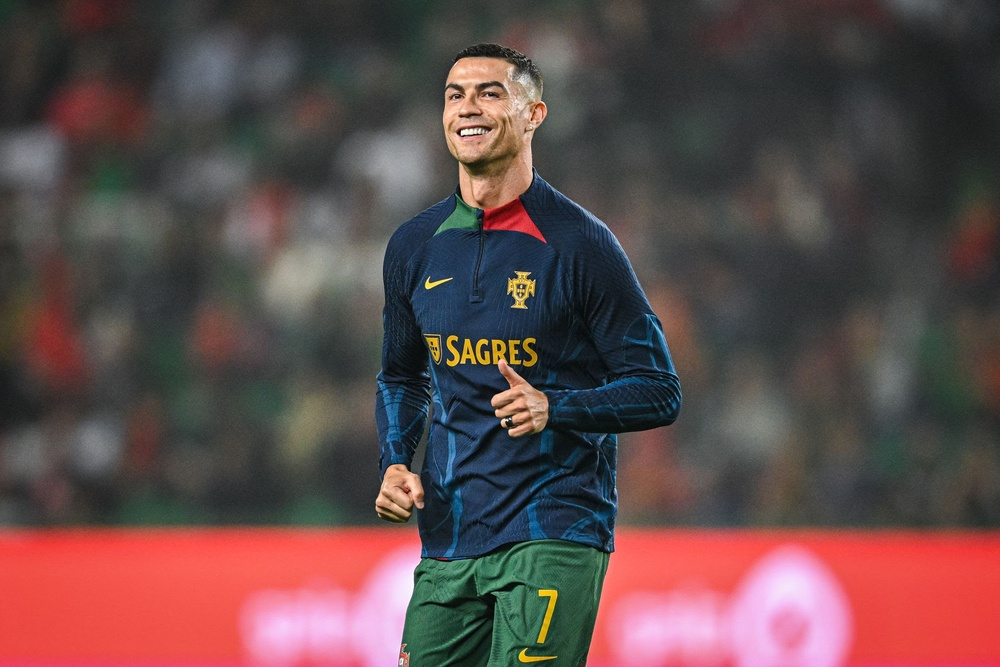
#> input picture ronaldo.jpeg, 1000 x 667 px, shrunk from 2048 x 1365 before the run
$ python 1monthsincechristmas.py
#> lines starting #> are read from the running program, lines starting #| are printed output that depends on the picture
import cv2

image = cv2.imread('ronaldo.jpeg')
#> image is the input picture: shape (667, 1000, 3); mean B, G, R 74.9, 74.8, 96.4

gray_image = cv2.cvtColor(image,cv2.COLOR_BGR2GRAY)
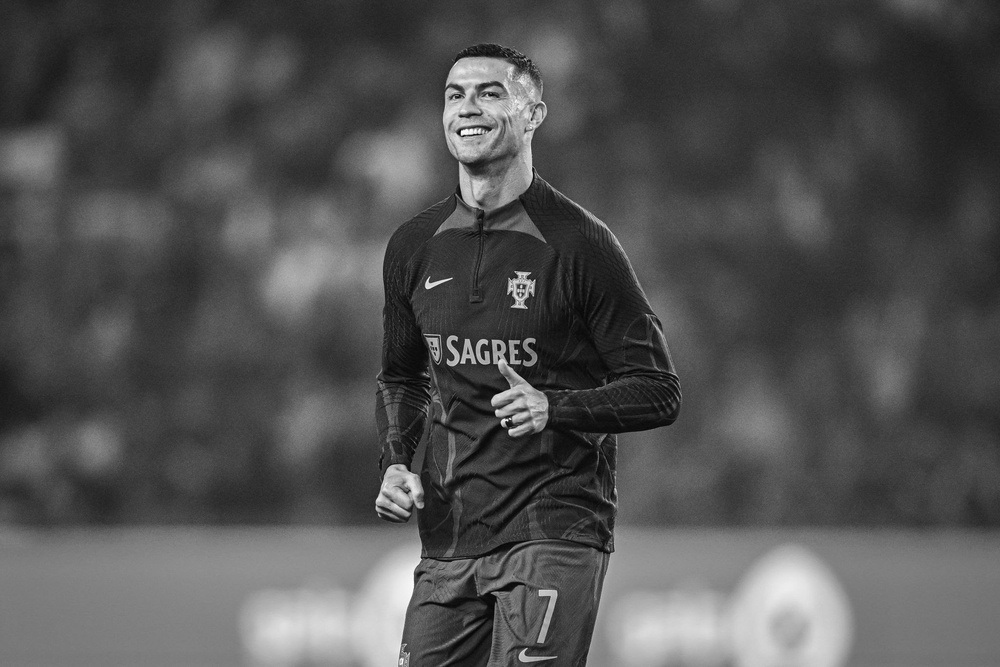
#> gray_image: shape (667, 1000); min 2, max 254, mean 81.3

#> (the run stopped early here; a loop or call above may not have finished)
